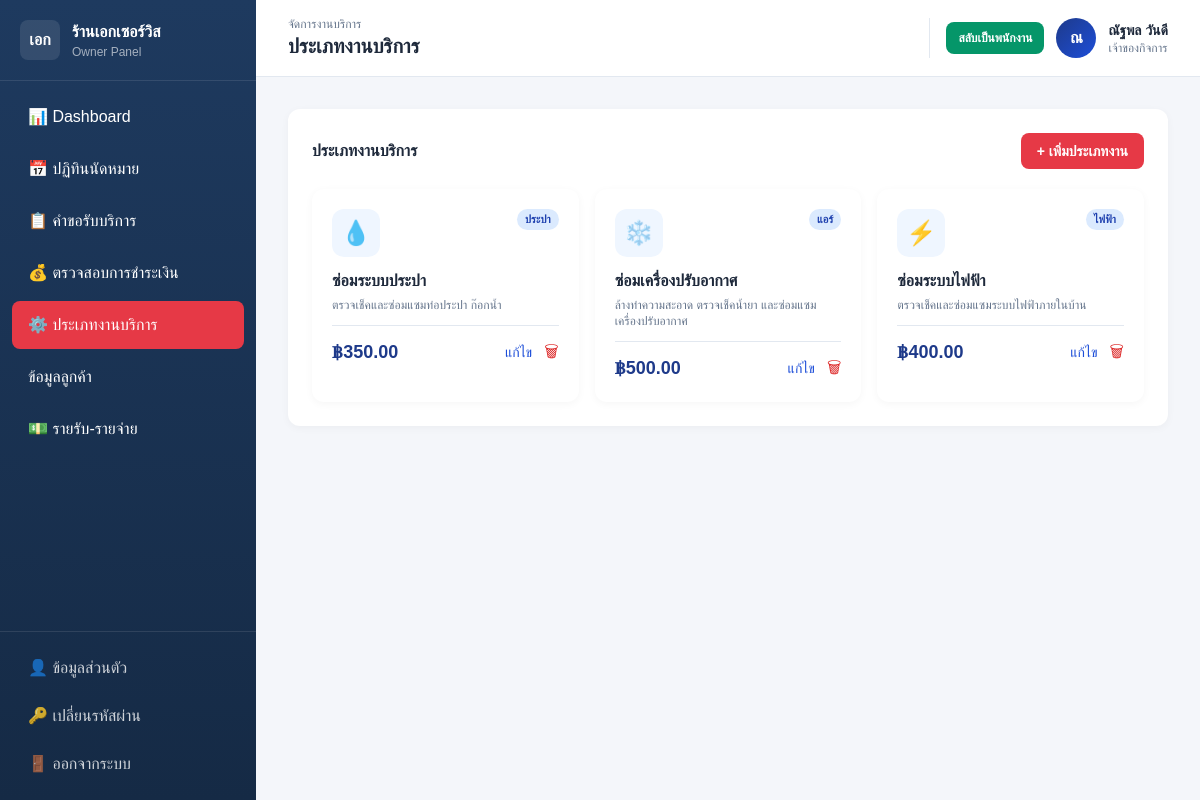
Screenshot of /owner/services.php (signed in) with the database file from the repository.
### tables this page shows
CREATE TABLE `services` (
  `service_id` int(11) NOT NULL,
  `service_name` varchar(100) NOT NULL,
  `category` varchar(50) DEFAULT NULL,
  `base_price` decimal(10,2) NOT NULL DEFAULT 0.00,
  `description` text DEFAULT NULL,
  `status` varchar(20) NOT NULL DEFAULT 'เปิดใช้งาน'
);

### owner/services.php (the view, shortened to what this page needs)
<?php
require_once __DIR__ . '/../includes/auth.php';
$services = $pdo->query("SELECT * FROM Services ORDER BY category, service_name")->fetchAll();
$icons = ['แอร์'=>'❄️','ไฟฟ้า'=>'⚡','ประปา'=>'💧','ทั่วไป'=>'🔧'];
require_once __DIR__ . '/../includes/header_owner.php';
?>
<div class="card p-6">
  <div class="flex items-center justify-between mb-5">
    <h3 class="font-bold text-slate-800">ประเภทงานบริการ</h3>
    <button onclick="openModal('newServiceModal')" class="btn-accent px-4 py-2 rounded-lg text-sm font-semibold">+ เพิ่มประเภทงาน</button>
  </div>
  <div class="grid grid-cols-1 md:grid-cols-2 lg:grid-cols-3 gap-4">
    <?php foreach ($services as $s): ?>
    <div class="card p-5 hover:shadow-lg transition">
      <div class="flex items-start justify-between mb-3">
        <div class="w-12 h-12 rounded-xl bg-blue-50 flex items-center justify-center text-2xl"><?= $icons[$s['category']] ?? '🔧' ?></div>
        <span class="badge badge-blue"><?= $s['category'] ?></span>
      </div>
      <h4 class="font-bold text-slate-800 mb-1"><?= htmlspecialchars($s['service_name']) ?></h4>
      <p class="text-xs text-slate-500 mb-3"><?= htmlspecialchars($s['description']) ?></p>
      <div class="flex items-center justify-between pt-3 border-t border-slate-200">
        <div class="text-lg font-bold text-blue-900">฿<?= number_format($s['base_price'],2) ?></div>
        <div class="flex items-center gap-3">
          <button type="button" class="text-blue-700 hover:underline text-sm" onclick='openEditService(<?= json_encode($s, JSON_HEX_TAG | JSON_HEX_APOS | JSON_HEX_QUOT | JSON_HEX_AMP) ?>)'>แก้ไข</button>
          <form method="POST" onsubmit="return confirm('ยืนยันการลบ?')">
            <button class="text-red-600" type="submit">🗑</button>
          </form>
        </div>
      </div>
    </div>
    <?php endforeach; ?>
  </div>
</div>
<?php require_once __DIR__ . '/../includes/footer.php'; ?>

### includes/header_owner.php (style rules this page uses)
* { font-family: 'Kanit', sans-serif; box-sizing: border-box; }
body { background: #f4f6fa; margin: 0; }
.card { background: white; border-radius: 12px; box-shadow: 0 2px 8px rgba(0,0,0,0.04); }
.btn-accent { background: #e63946; color: white; }
.badge { display: inline-block; padding: 2px 8px; border-radius: 999px; font-size: 11px; font-weight: 600; }
.badge-blue { background: #dbeafe; color: #1e40af; }

### rows the page displays
services: category "💧", category "ประปา", service_name "ซ่อมระบบประปา", description "ตรวจเช็คและซ่อมแซมท่อประปา ก๊อกน้ำ", base_price "350.00"
services: category "❄️", category "แอร์", service_name "ซ่อมเครื่องปรับอากาศ", description "ล้างทำความสะอาด ตรวจเช็คน้ำยา และซ่อมแซมเครื่องปรับอากาศ", base_price "500.00"
services: category "⚡", category "ไฟฟ้า", service_name "ซ่อมระบบไฟฟ้า", description "ตรวจเช็คและซ่อมแซมระบบไฟฟ้าภายในบ้าน", base_price "400.00"

### other values shown
$breadcrumb "จัดการงานบริการ"
$pageTitle "ประเภทงานบริการ"
mb_substr($me['name'], 0, 1) "ณ"
$me['name'] "ณัฐพล วันดี"
